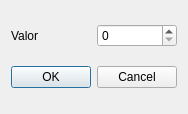
<?xml version="1.0" encoding="UTF-8"?>
<ui version="4.0">
 <class>Dialog</class>
 <widget class="QDialog" name="Dialog">
  <property name="geometry">
   <rect>
    <x>0</x>
    <y>0</y>
    <width>184</width>
    <height>114</height>
   </rect>
  </property>
  <property name="windowTitle">
   <string>Dialog</string>
  </property>
  <layout class="QVBoxLayout" name="verticalLayout">
   <item>
    <layout class="QHBoxLayout" name="horizontalLayout">
     <item>
      <widget class="QLabel" name="label">
       <property name="text">
        <string>Valor</string>
       </property>
      </widget>
     </item>
     <item>
      <widget class="QSpinBox" name="spinBoxValor"/>
     </item>
    </layout>
   </item>
   <item>
    <widget class="QDialogButtonBox" name="buttonBox">
     <property name="orientation">
      <enum>Qt::Horizontal</enum>
     </property>
     <property name="standardButtons">
      <set>QDialogButtonBox::Cancel|QDialogButtonBox::Ok</set>
     </property>
    </widget>
   </item>
  </layout>
 </widget>
 <resources/>
 <connections>
  <connection>
   <sender>buttonBox</sender>
   <signal>accepted()</signal>
   <receiver>Dialog</receiver>
   <slot>accept()</slot>
   <hints>
    <hint type="sourcelabel">
     <x>248</x>
     <y>254</y>
    </hint>
    <hint type="destinationlabel">
     <x>157</x>
     <y>274</y>
    </hint>
   </hints>
  </connection>
  <connection>
   <sender>buttonBox</sender>
   <signal>rejected()</signal>
   <receiver>Dialog</receiver>
   <slot>reject()</slot>
   <hints>
    <hint type="sourcelabel">
     <x>316</x>
     <y>260</y>
    </hint>
    <hint type="destinationlabel">
     <x>286</x>
     <y>274</y>
    </hint>
   </hints>
  </connection>
 </connections>
</ui>
